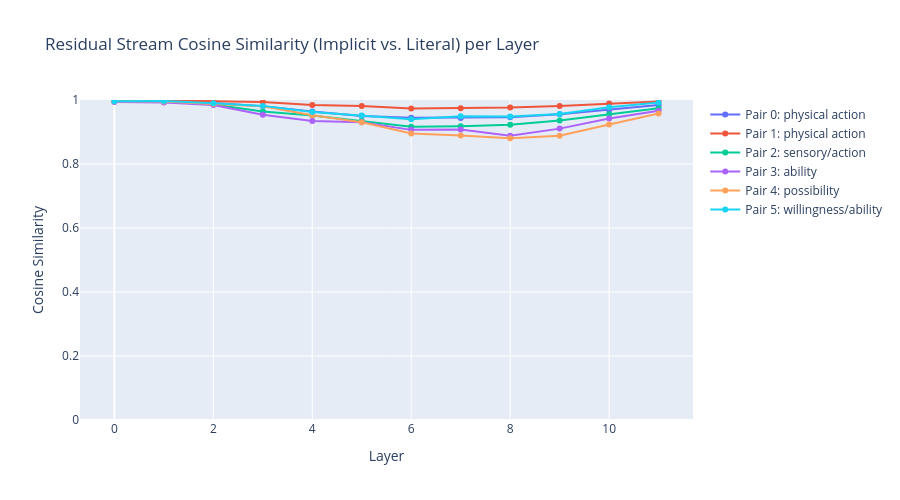

Notebook code for this chart:
### Markdown cell above
## 5. Residual Stream Cosine Similarity

Compare how similar the residual stream representations are between implicit and literal sentences at each layer. A divergence in similarity indicates the layer where the model starts to differentiate the two meanings.

### Code cell
def residual_stream_similarity(model, prompt1, prompt2):
    """
    Compute cosine similarity between the residual stream (at the final token)
    of two prompts at each layer.
    """
    tokens1 = model.to_tokens(prompt1)
    tokens2 = model.to_tokens(prompt2)
    _, cache1 = model.run_with_cache(tokens1)
    _, cache2 = model.run_with_cache(tokens2)

    cos_sim = torch.nn.CosineSimilarity(dim=0)
    similarities = []

    for layer in range(model.cfg.n_layers):
        resid1 = cache1[f"blocks.{layer}.hook_resid_post"][0, -1, :]
        resid2 = cache2[f"blocks.{layer}.hook_resid_post"][0, -1, :]
        sim = cos_sim(resid1, resid2).item()
        similarities.append(sim)

    return similarities


# Compute for all pairs
fig = go.Figure()
for i, pair in enumerate(sentence_pairs):
    sims = residual_stream_similarity(model, pair["implicit"], pair["literal"])
    fig.add_trace(go.Scatter(
        x=list(range(model.cfg.n_layers)),
        y=sims,
        mode="lines+markers",
        name=f"Pair {i}: {pair['topic']}",
    ))

fig.update_layout(
    title="Residual Stream Cosine Similarity (Implicit vs. Literal) per Layer",
    xaxis_title="Layer",
    yaxis_title="Cosine Similarity",
    height=500, width=900,
    yaxis_range=[0, 1],
)
fig.show()

### Figure 1 — Plotly figure (JSON) as saved in the notebook; plotly's stock layout.template omitted (floating-point values rounded to 4 significant figures)
{"data": [{"mode": "lines+markers", "name": "Pair 0: physical action", "type": "scatter", "x": [0, 1, 2, 3, 4, 5, 6, 7, 8, 9, 10, 11], "y": [0.9968, 0.9972, 0.9904, 0.9808, 0.9644, 0.9502, 0.9443, 0.9439, 0.9458, 0.9552, 0.9692, 0.9847]}, {"mode": "lines+markers", "name": "Pair 1: physical action", "type": "scatter", "x": [0, 1, 2, 3, 4, 5, 6, 7, 8, 9, 10, 11], "y": [0.9992, 0.9992, 0.996, 0.9935, 0.9842, 0.981, 0.9733, 0.9744, 0.9763, 0.9814, 0.9894, 0.9952]}, {"mode": "lines+markers", "name": "Pair 2: sensory/action", "type": "scatter", "x": [0, 1, 2, 3, 4, 5, 6, 7, 8, 9, 10, 11], "y": [0.9951, 0.9955, 0.9859, 0.9642, 0.9517, 0.9342, 0.9165, 0.9183, 0.9229, 0.936, 0.9552, 0.9741]}, {"mode": "lines+markers", "name": "Pair 3: ability", "type": "scatter", "x": [0, 1, 2, 3, 4, 5, 6, 7, 8, 9, 10, 11], "y": [0.994, 0.9923, 0.9845, 0.954, 0.9348, 0.9303, 0.9067, 0.9078, 0.8885, 0.9106, 0.942, 0.9665]}, {"mode": "lines+markers", "name": "Pair 4: possibility", "type": "scatter", "x": [0, 1, 2, 3, 4, 5, 6, 7, 8, 9, 10, 11], "y": [0.9964, 0.9952, 0.9879, 0.9807, 0.9524, 0.9304, 0.8954, 0.8894, 0.8808, 0.8884, 0.9234, 0.958]}, {"mode": "lines+markers", "name": "Pair 5: willingness/ability", "type": "scatter", "x": [0, 1, 2, 3, 4, 5, 6, 7, 8, 9, 10, 11], "y": [0.9957, 0.9966, 0.9902, 0.9816, 0.9627, 0.9519, 0.9402, 0.9492, 0.9482, 0.9565, 0.9773, 0.9918]}], "layout": {"height": 500, "title": {"text": "Residual Stream Cosine Similarity (Implicit vs. Literal) per Layer"}, "width": 900, "xaxis": {"title": {"text": "Layer"}}, "yaxis": {"range": [0, 1], "title": {"text": "Cosine Similarity"}}}}
